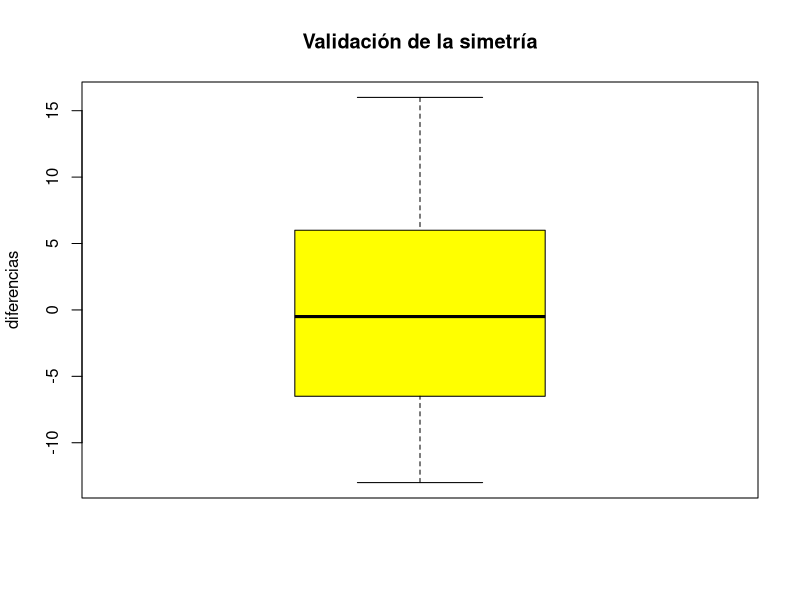

The R source for this figure:
library(readxl)

#Validación del supuesto de simetría

iqs<-read_xlsx("iq_parejas.xlsx",sheet=2)
esposa<-iqs$iq[ iqs$grupo == "esposa" ] 
esposo<-iqs$iq[ iqs$grupo == "esposo" ] 

diferencias<-esposa-esposo

boxplot(diferencias, 
        col="yellow",
        main="Validación de la simetría",
        ylab="diferencias")

#install.packages("rstatix")
library(rstatix)

# mediana del grupo 1 (esposas) 
# es menor que 
#mediana del grupo 2 (esposos).

iqs %>% 
  wilcox_test(iq~grupo,
              paired=T, 
              alternative="less", 
              exact=T)

# estadístico = 94.5 
# Valor p = 0.5


# Criterio de decisión
#Valor p < alfa=0.05 rechazamos H0 en favor de Ha
#Valor p > alfa=0.05 no rechazamos H0

#Valor p = 0.5 > 0.05
#Inferencia No rechazamos H0.
# No hay evidencia de que la mediana del IQ de las mujeres sea menor que la de los hombres.